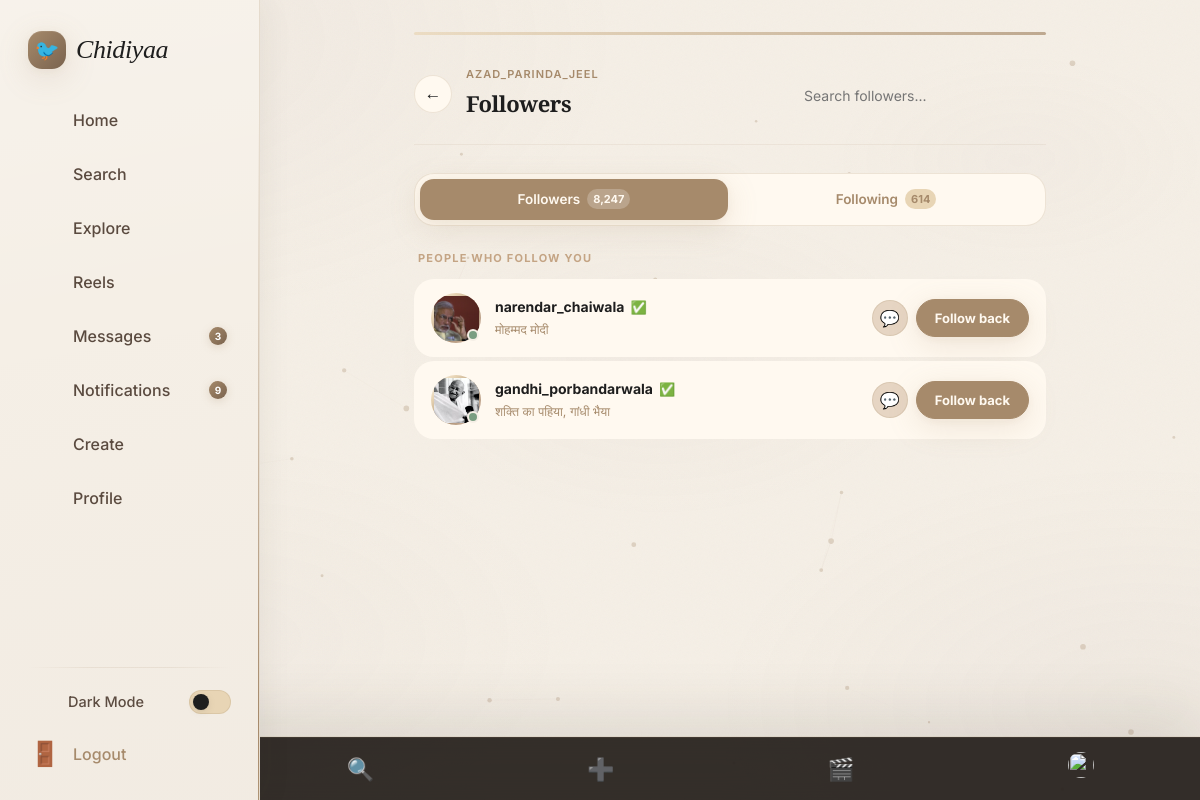
/user_followers/5 (signed in), run on the app's committed database.
### myapp/models.py (models this page shows, shortened)
class InstaUser(models.Model):
    GENDER_CHOICES = (
        ('male','Male'),
        ('female','Female'),
    )
    username = models.CharField(max_length=100,unique=True)
    email = models.EmailField(unique=True)
    password = models.CharField(max_length=100)
    profile_pic = models.ImageField(upload_to='profile_pics/', blank=True, null=True)
    gender = models.CharField(max_length=10,choices=GENDER_CHOICES,blank=True, null=True)
    name = models.CharField(max_length=100,blank=True, null=True)
    bio = models.TextField(blank=True, null=True)
    description = models.TextField(blank=True, null=True)
    link = models.URLField(blank=True, null=True)
    created_at = models.DateTimeField(auto_now_add=True)
    updated_at = models.DateTimeField(auto_now=True)
    otp = models.IntegerField(blank=True, null=True,default=1234)
    is_active = models.BooleanField(default=False)
    def __str__(self):
        return self.username

class FollowUsers(models.Model):
    Following = models.ForeignKey(InstaUser, on_delete=models.CASCADE,related_name="Following")
    Following_person = models.ForeignKey(InstaUser, on_delete=models.CASCADE,related_name="Following_person")
    created_at = models.DateTimeField(auto_now_add=True)

### myapp/views.py (the view)
    def wrapper(request,*args,**kwargs):
        if "email" in request.session:
            try:
                uid = InstaUser.objects.get(email = request.session['email'])
                request.uid = uid
                return view_function(request,*args,**kwargs)
            except InstaUser.DoesNotExist:
                return redirect("login")
        return redirect("login")

### myapp/views.py (called while the page is built)
def check_login(view_function):
    def wrapper(request,*args,**kwargs):
        if "email" in request.session:
            try:
                uid = InstaUser.objects.get(email = request.session['email'])
                request.uid = uid
                return view_function(request,*args,**kwargs)
            except InstaUser.DoesNotExist:
                return redirect("login")
        return redirect("login")
    return wrapper

@check_login
def user_followers(request,pk):
    uid = request.uid
    profile_user = InstaUser.objects.get(id=pk)
    followers =  FollowUsers.objects.filter(Following_person = profile_user)
    my_following = FollowUsers.objects.filter(Following = uid ).values_list("Following_person_id",flat=True)
    context = {'profile_user' : profile_user,'followers' : followers,'my_following':my_following}
    return render(request,"myapp/user_followers.html",context)

### myapp/templates/myapp/user_followers.html (shortened to what this page needs)
{% load static %}
<html lang="en" data-theme="light">
<head>
  <link rel="stylesheet" href="{% static 'myapp/css/style.css' %}" />
  <link rel="stylesheet" href="{% static 'myapp/css/followers_following.css' %}" />
</head>
<body>
  <div class="app-shell">
    <aside class="sidebar">
      <a href="{% url 'index' %}" class="sidebar-brand">
        <div class="sidebar-brand-icon">🐦</div><span class="sidebar-brand-name">Chidiyaa</span>
      </a>
      <nav class="sidebar-nav">
        <a href="{% url 'index' %}" class="nav-link"><i class="ph ph-house nav-icon"></i><span>Home</span></a>
        <a href="{% url 'search' %}" class="nav-link"><i
            class="ph ph-magnifying-glass nav-icon"></i><span>Search</span></a>
        <a href="{% url 'search' %}" class="nav-link"><i class="ph ph-compass nav-icon"></i><span>Explore</span></a>
        <a href="{% url 'reels' %}" class="nav-link"><i class="ph ph-video-camera nav-icon"></i><span>Reels</span></a>
        <a href="{% url 'messages' %}" class="nav-link"><i
            class="ph ph-chat-circle nav-icon"></i><span>Messages</span><span class="nav-badge">3</span></a>
        <a href="{% url 'notifications' %}" class="nav-link"><i
            class="ph ph-bell nav-icon"></i><span>Notifications</span><span class="nav-badge">9</span></a>
        <a href="{% url 'create' %}" class="nav-link"><i class="ph ph-plus-circle nav-icon"></i><span>Create</span></a>
        <a href="{% url 'profile' %}" class="nav-link"><i
            class="ph ph-user nav-icon"></i><span>Profile</span></a>
      </nav>
      <div class="sidebar-footer">
        <div class="sidebar-divider"></div>
        <div class="dark-toggle-row"><i class="ph ph-moon nav-icon"></i><span>Dark Mode</span><span
            class="toggle-pill"></span></div>
        <a href="{% url 'login' %}" class="nav-link" style="color:var(--text-3)"><span
            class="nav-icon">🚪</span><span>Logout</span></a>
      </div>
    </aside>
    <main class="page-content">
      <div class="follow-page">
        <div class="follow-accent-bar"></div>
        <div class="follow-page-header">
          <a href="{% url 'profile' %}" class="follow-back-btn">←</a>
          <div class="follow-page-title-wrap">
            <div class="follow-page-username">{{ profile_user }}</div>
            <h1 class="follow-page-title">Followers</h1>
          </div>
          <div class="follow-search-wrap">
            <input type="text" id="followSearch" placeholder="Search followers..." />
          </div>
        </div>
        <div class="follow-tabs">
             <a href="{% url 'user_followers' pk=profile_user.id %}" class="follow-tab active">
                 Followers <span class="tab-count">8,247</span>
             </a>
             <a href="{% url 'user_following' pk=profile_user.id%}" class="follow-tab ">
                 Following <span class="tab-count">614</span>
             </a>
        </div>
        <div class="follow-section-label">People who follow you</div>
        <div class="follow-list">
          {% for follower in followers %}
          <div class="follow-item">
            <div class="follow-ava-wrap has-story">
              <div class="follow-ava"><img src="{{follower.Following.profile_pic.url}}" alt="priya.s" /></div>
              <div class="follow-online-dot"></div>
            </div>
            <div class="follow-info">
              <div class="follow-name-row">
                <span class="follow-username">{{follower.Following.username}}</span>
                <span class="follow-verified">✅</span>
              </div>
              <div class="follow-fullname">{{follower.Following.name}}</div>
            </div>
            <div class="follow-actions">
              <a href="{% url 'messages' %}" class="btn-msg">💬</a>
              {% if follower.Following.id not in my_following%}
              <a href="{% url 'follow_unfollow' pk=user.id%}" class="btn-follow-off">Follow back</a>
              {% else %}
              <a href="{% url 'follow_unfollow' pk=user.id%}" class="btn-follow-off">Un Follow</a>
              {%endif%}
            </div>
          </div>
          {%endfor%}
        </div>
      </div>
    </main>
  </div>
  <nav class="mobile-bottomnav" style="display:flex">
    <a href="{% url 'index' %}" class="mobile-nav-item">🏠</a>
    <a href="{% url 'search' %}" class="mobile-nav-item">🔍</a>
    <a href="{% url 'create' %}" class="mobile-nav-item">➕</a>
    <a href="{% url 'reels' %}" class="mobile-nav-item">🎬</a>
    <a href="{% url 'profile' %}" class="mobile-nav-item active">
      <img src="{{ uid.profile_pic.url }}" style="width:26px;height:26px;border-radius:50%;object-fit:cover;" alt="" />
    </a>
  </nav>
</body>
</html>

### data on the page
InstaUser: username "AZAD_PARINDA_JEEL"
FollowUsers: Following.profile_pic (picture), Following.username "narendar_chaiwala", Following.name "मोहम्मद मोदी", shows "Follow back"
FollowUsers: Following.profile_pic (picture), Following.username "gandhi_porbandarwala", Following.name "शक्ति का पहिया, गांधी भैया", shows "Follow back"
